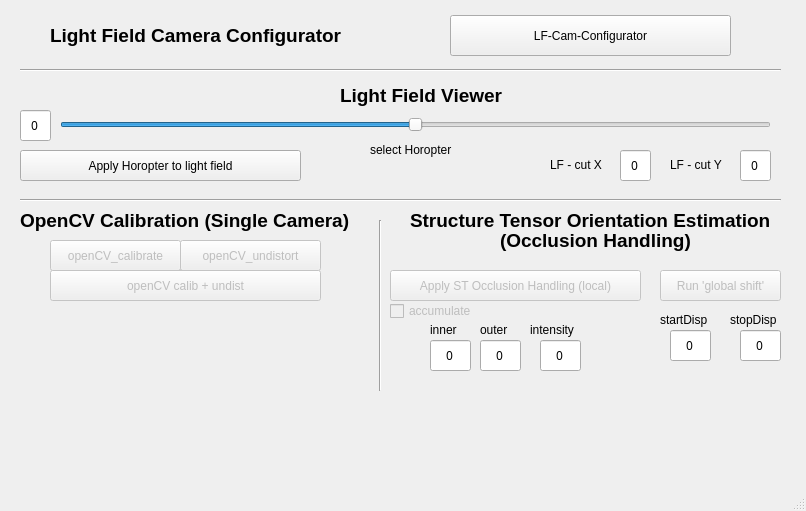
<?xml version="1.0" encoding="UTF-8"?>
<ui version="4.0">
 <class>LF_GUI</class>
 <widget class="QMainWindow" name="LF_GUI">
  <property name="enabled">
   <bool>true</bool>
  </property>
  <property name="geometry">
   <rect>
    <x>0</x>
    <y>0</y>
    <width>806</width>
    <height>511</height>
   </rect>
  </property>
  <property name="windowTitle">
   <string>LF_GUI</string>
  </property>
  <widget class="QWidget" name="centralWidget">
   <widget class="QSlider" name="Slider_selectHoropter">
    <property name="geometry">
     <rect>
      <x>60</x>
      <y>110</y>
      <width>711</width>
      <height>29</height>
     </rect>
    </property>
    <property name="minimum">
     <number>-50</number>
    </property>
    <property name="maximum">
     <number>50</number>
    </property>
    <property name="orientation">
     <enum>Qt::Horizontal</enum>
    </property>
   </widget>
   <widget class="QPushButton" name="Button_ApplyHoropter">
    <property name="geometry">
     <rect>
      <x>20</x>
      <y>150</y>
      <width>281</width>
      <height>31</height>
     </rect>
    </property>
    <property name="font">
     <font>
      <family>Arial</family>
     </font>
    </property>
    <property name="text">
     <string>Apply Horopter to light field</string>
    </property>
   </widget>
   <widget class="QLabel" name="Label_selectHoropter">
    <property name="geometry">
     <rect>
      <x>370</x>
      <y>140</y>
      <width>101</width>
      <height>20</height>
     </rect>
    </property>
    <property name="font">
     <font>
      <family>Arial</family>
     </font>
    </property>
    <property name="text">
     <string>select Horopter</string>
    </property>
   </widget>
   <widget class="QLineEdit" name="lineEdit_Horopter">
    <property name="enabled">
     <bool>true</bool>
    </property>
    <property name="geometry">
     <rect>
      <x>20</x>
      <y>110</y>
      <width>31</width>
      <height>31</height>
     </rect>
    </property>
    <property name="font">
     <font>
      <family>Arial Black</family>
      <weight>50</weight>
      <bold>false</bold>
      <strikeout>false</strikeout>
     </font>
    </property>
    <property name="text">
     <string>0</string>
    </property>
    <property name="alignment">
     <set>Qt::AlignCenter</set>
    </property>
    <property name="readOnly">
     <bool>true</bool>
    </property>
   </widget>
   <widget class="QLabel" name="Label_cut_X">
    <property name="geometry">
     <rect>
      <x>550</x>
      <y>155</y>
      <width>91</width>
      <height>20</height>
     </rect>
    </property>
    <property name="font">
     <font>
      <family>Arial</family>
     </font>
    </property>
    <property name="text">
     <string>LF - cut X </string>
    </property>
   </widget>
   <widget class="QLabel" name="Label_cut_Y">
    <property name="geometry">
     <rect>
      <x>670</x>
      <y>155</y>
      <width>91</width>
      <height>20</height>
     </rect>
    </property>
    <property name="font">
     <font>
      <family>Arial</family>
     </font>
    </property>
    <property name="text">
     <string>LF - cut Y </string>
    </property>
   </widget>
   <widget class="QLineEdit" name="lineEdit_cut_X">
    <property name="enabled">
     <bool>true</bool>
    </property>
    <property name="geometry">
     <rect>
      <x>620</x>
      <y>150</y>
      <width>31</width>
      <height>31</height>
     </rect>
    </property>
    <property name="font">
     <font>
      <family>Arial Black</family>
      <weight>50</weight>
      <bold>false</bold>
      <strikeout>false</strikeout>
     </font>
    </property>
    <property name="text">
     <string>0</string>
    </property>
    <property name="alignment">
     <set>Qt::AlignCenter</set>
    </property>
    <property name="readOnly">
     <bool>false</bool>
    </property>
   </widget>
   <widget class="QLineEdit" name="lineEdit_cut_Y">
    <property name="enabled">
     <bool>true</bool>
    </property>
    <property name="geometry">
     <rect>
      <x>740</x>
      <y>150</y>
      <width>31</width>
      <height>31</height>
     </rect>
    </property>
    <property name="font">
     <font>
      <family>Arial Black</family>
      <weight>50</weight>
      <bold>false</bold>
      <strikeout>false</strikeout>
     </font>
    </property>
    <property name="text">
     <string>0</string>
    </property>
    <property name="alignment">
     <set>Qt::AlignCenter</set>
    </property>
    <property name="readOnly">
     <bool>false</bool>
    </property>
   </widget>
   <widget class="QPushButton" name="Button_OpenCVCalibrate">
    <property name="enabled">
     <bool>false</bool>
    </property>
    <property name="geometry">
     <rect>
      <x>50</x>
      <y>240</y>
      <width>131</width>
      <height>31</height>
     </rect>
    </property>
    <property name="toolTip">
     <string>Load OpenCV xml file to use calibration</string>
    </property>
    <property name="text">
     <string>openCV_calibrate</string>
    </property>
   </widget>
   <widget class="QPushButton" name="Button_OpenCVUndistort">
    <property name="enabled">
     <bool>false</bool>
    </property>
    <property name="geometry">
     <rect>
      <x>180</x>
      <y>240</y>
      <width>141</width>
      <height>31</height>
     </rect>
    </property>
    <property name="toolTip">
     <string>Load OpenCV undist file to use calibration</string>
    </property>
    <property name="text">
     <string>openCV_undistort</string>
    </property>
   </widget>
   <widget class="QPushButton" name="Button_OpenCVCalibrateUndistort">
    <property name="enabled">
     <bool>false</bool>
    </property>
    <property name="geometry">
     <rect>
      <x>50</x>
      <y>270</y>
      <width>271</width>
      <height>31</height>
     </rect>
    </property>
    <property name="toolTip">
     <string>Load OpenCV xml file to use calibration and undistortion</string>
    </property>
    <property name="text">
     <string>openCV calib + undist</string>
    </property>
   </widget>
   <widget class="QPushButton" name="Button_ApplyStructureTensor">
    <property name="enabled">
     <bool>false</bool>
    </property>
    <property name="geometry">
     <rect>
      <x>390</x>
      <y>270</y>
      <width>251</width>
      <height>31</height>
     </rect>
    </property>
    <property name="text">
     <string>Apply ST Occlusion Handling (local)</string>
    </property>
   </widget>
   <widget class="QCheckBox" name="checkBox_accumulate">
    <property name="enabled">
     <bool>false</bool>
    </property>
    <property name="geometry">
     <rect>
      <x>390</x>
      <y>300</y>
      <width>111</width>
      <height>22</height>
     </rect>
    </property>
    <property name="text">
     <string>accumulate</string>
    </property>
    <property name="checkable">
     <bool>true</bool>
    </property>
    <property name="checked">
     <bool>false</bool>
    </property>
   </widget>
   <widget class="QLabel" name="Label_inner">
    <property name="geometry">
     <rect>
      <x>430</x>
      <y>320</y>
      <width>41</width>
      <height>20</height>
     </rect>
    </property>
    <property name="text">
     <string>inner</string>
    </property>
   </widget>
   <widget class="QLineEdit" name="lineEdit_inner">
    <property name="enabled">
     <bool>true</bool>
    </property>
    <property name="geometry">
     <rect>
      <x>430</x>
      <y>340</y>
      <width>41</width>
      <height>31</height>
     </rect>
    </property>
    <property name="font">
     <font>
      <family>Arial Black</family>
      <weight>50</weight>
      <bold>false</bold>
      <strikeout>false</strikeout>
     </font>
    </property>
    <property name="text">
     <string>0</string>
    </property>
    <property name="alignment">
     <set>Qt::AlignCenter</set>
    </property>
    <property name="readOnly">
     <bool>false</bool>
    </property>
   </widget>
   <widget class="QLineEdit" name="lineEdit_outer">
    <property name="enabled">
     <bool>true</bool>
    </property>
    <property name="geometry">
     <rect>
      <x>480</x>
      <y>340</y>
      <width>41</width>
      <height>31</height>
     </rect>
    </property>
    <property name="font">
     <font>
      <family>Arial Black</family>
      <weight>50</weight>
      <bold>false</bold>
      <strikeout>false</strikeout>
     </font>
    </property>
    <property name="text">
     <string>0</string>
    </property>
    <property name="alignment">
     <set>Qt::AlignCenter</set>
    </property>
    <property name="readOnly">
     <bool>false</bool>
    </property>
   </widget>
   <widget class="QLineEdit" name="lineEdit_intens">
    <property name="enabled">
     <bool>true</bool>
    </property>
    <property name="geometry">
     <rect>
      <x>540</x>
      <y>340</y>
      <width>41</width>
      <height>31</height>
     </rect>
    </property>
    <property name="font">
     <font>
      <family>Arial Black</family>
      <weight>50</weight>
      <bold>false</bold>
      <strikeout>false</strikeout>
     </font>
    </property>
    <property name="text">
     <string>0</string>
    </property>
    <property name="alignment">
     <set>Qt::AlignCenter</set>
    </property>
    <property name="readOnly">
     <bool>false</bool>
    </property>
   </widget>
   <widget class="QLabel" name="Label_outer">
    <property name="geometry">
     <rect>
      <x>480</x>
      <y>320</y>
      <width>41</width>
      <height>20</height>
     </rect>
    </property>
    <property name="text">
     <string>outer</string>
    </property>
   </widget>
   <widget class="QLabel" name="Label_intens">
    <property name="geometry">
     <rect>
      <x>530</x>
      <y>320</y>
      <width>61</width>
      <height>20</height>
     </rect>
    </property>
    <property name="text">
     <string>intensity</string>
    </property>
   </widget>
   <widget class="QLineEdit" name="lineEdit_stopDisp">
    <property name="enabled">
     <bool>true</bool>
    </property>
    <property name="geometry">
     <rect>
      <x>740</x>
      <y>330</y>
      <width>41</width>
      <height>31</height>
     </rect>
    </property>
    <property name="font">
     <font>
      <family>Arial Black</family>
      <weight>50</weight>
      <bold>false</bold>
      <strikeout>false</strikeout>
     </font>
    </property>
    <property name="text">
     <string>0</string>
    </property>
    <property name="alignment">
     <set>Qt::AlignCenter</set>
    </property>
    <property name="readOnly">
     <bool>false</bool>
    </property>
   </widget>
   <widget class="QLabel" name="Label_stopDisp">
    <property name="geometry">
     <rect>
      <x>730</x>
      <y>310</y>
      <width>61</width>
      <height>20</height>
     </rect>
    </property>
    <property name="text">
     <string>stopDisp</string>
    </property>
   </widget>
   <widget class="QLabel" name="Label_startDisp">
    <property name="geometry">
     <rect>
      <x>660</x>
      <y>310</y>
      <width>61</width>
      <height>20</height>
     </rect>
    </property>
    <property name="font">
     <font>
      <family>Ubuntu</family>
      <italic>false</italic>
     </font>
    </property>
    <property name="text">
     <string>startDisp</string>
    </property>
   </widget>
   <widget class="QLineEdit" name="lineEdit_startDisp">
    <property name="enabled">
     <bool>true</bool>
    </property>
    <property name="geometry">
     <rect>
      <x>670</x>
      <y>330</y>
      <width>41</width>
      <height>31</height>
     </rect>
    </property>
    <property name="font">
     <font>
      <family>Arial Black</family>
      <weight>50</weight>
      <bold>false</bold>
      <strikeout>false</strikeout>
     </font>
    </property>
    <property name="text">
     <string>0</string>
    </property>
    <property name="alignment">
     <set>Qt::AlignCenter</set>
    </property>
    <property name="readOnly">
     <bool>false</bool>
    </property>
   </widget>
   <widget class="QPushButton" name="Button_ApplyStructureTensor_range">
    <property name="enabled">
     <bool>false</bool>
    </property>
    <property name="geometry">
     <rect>
      <x>660</x>
      <y>270</y>
      <width>121</width>
      <height>31</height>
     </rect>
    </property>
    <property name="text">
     <string>Run 'global shift'</string>
    </property>
   </widget>
   <widget class="Line" name="line">
    <property name="geometry">
     <rect>
      <x>20</x>
      <y>190</y>
      <width>761</width>
      <height>20</height>
     </rect>
    </property>
    <property name="orientation">
     <enum>Qt::Horizontal</enum>
    </property>
   </widget>
   <widget class="QLabel" name="label_lightfieldviewer">
    <property name="geometry">
     <rect>
      <x>340</x>
      <y>80</y>
      <width>171</width>
      <height>31</height>
     </rect>
    </property>
    <property name="font">
     <font>
      <family>Arial</family>
      <pointsize>14</pointsize>
      <weight>75</weight>
      <bold>true</bold>
     </font>
    </property>
    <property name="text">
     <string>Light Field Viewer</string>
    </property>
   </widget>
   <widget class="QLabel" name="label_opencvCalibration">
    <property name="geometry">
     <rect>
      <x>20</x>
      <y>200</y>
      <width>341</width>
      <height>41</height>
     </rect>
    </property>
    <property name="font">
     <font>
      <family>Arial</family>
      <pointsize>14</pointsize>
      <weight>75</weight>
      <bold>true</bold>
     </font>
    </property>
    <property name="text">
     <string>OpenCV Calibration (Single Camera)</string>
    </property>
   </widget>
   <widget class="Line" name="line_2">
    <property name="geometry">
     <rect>
      <x>370</x>
      <y>220</y>
      <width>21</width>
      <height>171</height>
     </rect>
    </property>
    <property name="orientation">
     <enum>Qt::Vertical</enum>
    </property>
   </widget>
   <widget class="QLabel" name="label_structureTensor">
    <property name="geometry">
     <rect>
      <x>410</x>
      <y>200</y>
      <width>381</width>
      <height>41</height>
     </rect>
    </property>
    <property name="font">
     <font>
      <family>Arial</family>
      <pointsize>14</pointsize>
      <weight>75</weight>
      <bold>true</bold>
     </font>
    </property>
    <property name="text">
     <string>Structure Tensor Orientation Estimation</string>
    </property>
   </widget>
   <widget class="QLabel" name="label_structureTensor_2">
    <property name="geometry">
     <rect>
      <x>500</x>
      <y>220</y>
      <width>201</width>
      <height>41</height>
     </rect>
    </property>
    <property name="font">
     <font>
      <family>Arial</family>
      <pointsize>14</pointsize>
      <weight>75</weight>
      <bold>true</bold>
     </font>
    </property>
    <property name="text">
     <string>(Occlusion Handling)</string>
    </property>
   </widget>
   <widget class="QPushButton" name="Button_LFCamConfigurator">
    <property name="geometry">
     <rect>
      <x>450</x>
      <y>15</y>
      <width>281</width>
      <height>41</height>
     </rect>
    </property>
    <property name="font">
     <font>
      <family>Arial</family>
     </font>
    </property>
    <property name="text">
     <string>LF-Cam-Configurator</string>
    </property>
   </widget>
   <widget class="Line" name="line_3">
    <property name="geometry">
     <rect>
      <x>20</x>
      <y>60</y>
      <width>761</width>
      <height>20</height>
     </rect>
    </property>
    <property name="orientation">
     <enum>Qt::Horizontal</enum>
    </property>
   </widget>
   <widget class="QLabel" name="label_lightfieldcamconfigurator">
    <property name="geometry">
     <rect>
      <x>50</x>
      <y>20</y>
      <width>301</width>
      <height>31</height>
     </rect>
    </property>
    <property name="font">
     <font>
      <family>Arial</family>
      <pointsize>14</pointsize>
      <weight>75</weight>
      <bold>true</bold>
     </font>
    </property>
    <property name="text">
     <string>Light Field Camera Configurator</string>
    </property>
   </widget>
  </widget>
  <widget class="QMenuBar" name="menuBar">
   <property name="geometry">
    <rect>
     <x>0</x>
     <y>0</y>
     <width>806</width>
     <height>25</height>
    </rect>
   </property>
  </widget>
  <widget class="QStatusBar" name="statusBar"/>
 </widget>
 <layoutdefault spacing="6" margin="11"/>
 <resources/>
 <connections/>
</ui>
